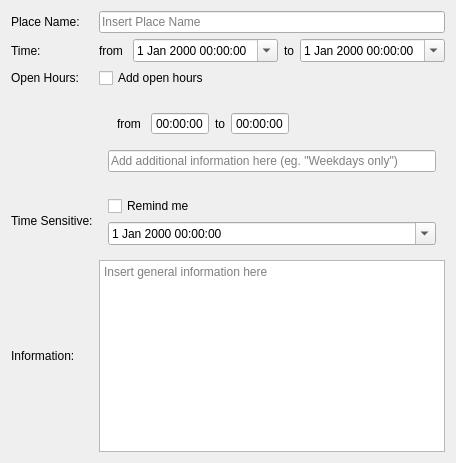
              <widget class="QWidget" name="placeEditWidget" native="true">
               <layout class="QGridLayout" name="gridLayout_4">
                <item row="0" column="1">
                 <widget class="QLabel" name="label_17">
                  <property name="text">
                   <string>Place Name:</string>
                  </property>
                 </widget>
                </item>
                <item row="0" column="3">
                 <widget class="QLineEdit" name="placeNameLineEdit">
                  <property name="placeholderText">
                   <string>Insert Place Name</string>
                  </property>
                 </widget>
                </item>
                <item row="7" column="1">
                 <widget class="QLabel" name="label_25">
                  <property name="text">
                   <string>Information:</string>
                  </property>
                  <property name="alignment">
                   <set>Qt::AlignLeading|Qt::AlignLeft|Qt::AlignVCenter</set>
                  </property>
                 </widget>
                </item>
                <item row="3" column="3">
                 <widget class="QCheckBox" name="checkBox_5">
                  <property name="text">
                   <string>Add open hours</string>
                  </property>
                 </widget>
                </item>
                <item row="4" column="3">
                 <widget class="QWidget" name="placeOpenHoursWidget" native="true">
                  <layout class="QVBoxLayout" name="verticalLayout_9">
                   <item>
                    <widget class="QWidget" name="horizontalWidget_5" native="true">
                     <layout class="QHBoxLayout" name="horizontalLayout_5">
                      <item>
                       <widget class="QLabel" name="label_19">
                        <property name="sizePolicy">
                         <sizepolicy hsizetype="Preferred" vsizetype="Preferred">
                          <horstretch>0</horstretch>
                          <verstretch>0</verstretch>
                         </sizepolicy>
                        </property>
                        <property name="text">
                         <string>from </string>
                        </property>
                       </widget>
                      </item>
                      <item>
                       <widget class="QTimeEdit" name="placeOpenHoursFromTimeEdit">
                        <property name="buttonSymbols">
                         <enum>QAbstractSpinBox::NoButtons</enum>
                        </property>
                       </widget>
                      </item>
                      <item>
                       <widget class="QLabel" name="label_20">
                        <property name="sizePolicy">
                         <sizepolicy hsizetype="Minimum" vsizetype="Preferred">
                          <horstretch>0</horstretch>
                          <verstretch>0</verstretch>
                         </sizepolicy>
                        </property>
                        <property name="text">
                         <string>to</string>
                        </property>
                       </widget>
                      </item>
                      <item>
                       <widget class="QTimeEdit" name="placeOpenHoursToTimeEdit">
                        <property name="buttonSymbols">
                         <enum>QAbstractSpinBox::NoButtons</enum>
                        </property>
                        <property name="calendarPopup">
                         <bool>false</bool>
                        </property>
                       </widget>
                      </item>
                      <item>
                       <spacer name="horizontalSpacer_2">
                        <property name="orientation">
                         <enum>Qt::Horizontal</enum>
                        </property>
                        <property name="sizeHint" stdset="0">
                         <size>
                          <width>40</width>
                          <height>20</height>
                         </size>
                        </property>
                       </spacer>
                      </item>
                     </layout>
                    </widget>
                   </item>
                   <item>
                    <widget class="QLineEdit" name="placeOpenHoursInfoLineEdit">
                     <property name="placeholderText">
                      <string>Add additional information here (eg. &quot;Weekdays only&quot;)</string>
                     </property>
                    </widget>
                   </item>
                  </layout>
                 </widget>
                </item>
                <item row="1" column="3">
                 <layout class="QHBoxLayout" name="horizontalLayout_6">
                  <item>
                   <widget class="QLabel" name="label_22">
                    <property name="sizePolicy">
                     <sizepolicy hsizetype="Preferred" vsizetype="Preferred">
                      <horstretch>0</horstretch>
                      <verstretch>0</verstretch>
                     </sizepolicy>
                    </property>
                    <property name="text">
                     <string>from </string>
                    </property>
                   </widget>
                  </item>
                  <item>
                   <widget class="QDateTimeEdit" name="placeFromDateTimeEdit">
                    <property name="sizePolicy">
                     <sizepolicy hsizetype="Expanding" vsizetype="Fixed">
                      <horstretch>0</horstretch>
                      <verstretch>0</verstretch>
                     </sizepolicy>
                    </property>
                    <property name="calendarPopup">
                     <bool>true</bool>
                    </property>
                   </widget>
                  </item>
                  <item>
                   <widget class="QLabel" name="label_23">
                    <property name="sizePolicy">
                     <sizepolicy hsizetype="Minimum" vsizetype="Preferred">
                      <horstretch>0</horstretch>
                      <verstretch>0</verstretch>
                     </sizepolicy>
                    </property>
                    <property name="text">
                     <string>to</string>
                    </property>
                   </widget>
                  </item>
                  <item>
                   <widget class="QDateTimeEdit" name="placeToDateTimeEdit">
                    <property name="sizePolicy">
                     <sizepolicy hsizetype="Expanding" vsizetype="Fixed">
                      <horstretch>0</horstretch>
                      <verstretch>0</verstretch>
                     </sizepolicy>
                    </property>
                    <property name="calendarPopup">
                     <bool>true</bool>
                    </property>
                   </widget>
                  </item>
                 </layout>
                </item>
                <item row="6" column="1">
                 <widget class="QLabel" name="label_24">
                  <property name="text">
                   <string>Time Sensitive:</string>
                  </property>
                  <property name="alignment">
                   <set>Qt::AlignLeading|Qt::AlignLeft|Qt::AlignVCenter</set>
                  </property>
                 </widget>
                </item>
                <item row="1" column="1">
                 <widget class="QLabel" name="label_21">
                  <property name="text">
                   <string>Time:</string>
                  </property>
                 </widget>
                </item>
                <item row="6" column="3">
                 <widget class="QWidget" name="placeTimeSensitiveWidget" native="true">
                  <layout class="QVBoxLayout" name="verticalLayout_8">
                   <item>
                    <widget class="QCheckBox" name="placeTimeSensitiveCheckBox">
                     <property name="text">
                      <string>Remind me</string>
                     </property>
                    </widget>
                   </item>
                   <item>
                    <widget class="QDateTimeEdit" name="placeTimeSensitiveDateTimeEdit">
                     <property name="calendarPopup">
                      <bool>true</bool>
                     </property>
                    </widget>
                   </item>
                  </layout>
                 </widget>
                </item>
                <item row="7" column="3">
                 <widget class="QTextEdit" name="placeInfoTextEdit">
                  <property name="sizePolicy">
                   <sizepolicy hsizetype="Preferred" vsizetype="Fixed">
                    <horstretch>0</horstretch>
                    <verstretch>0</verstretch>
                   </sizepolicy>
                  </property>
                  <property name="minimumSize">
                   <size>
                    <width>0</width>
                    <height>50</height>
                   </size>
                  </property>
                  <property name="placeholderText">
                   <string>Insert general information here</string>
                  </property>
                 </widget>
                </item>
                <item row="3" column="1">
                 <widget class="QLabel" name="label_18">
                  <property name="text">
                   <string>Open Hours:</string>
                  </property>
                 </widget>
                </item>
               </layout>
              </widget>
